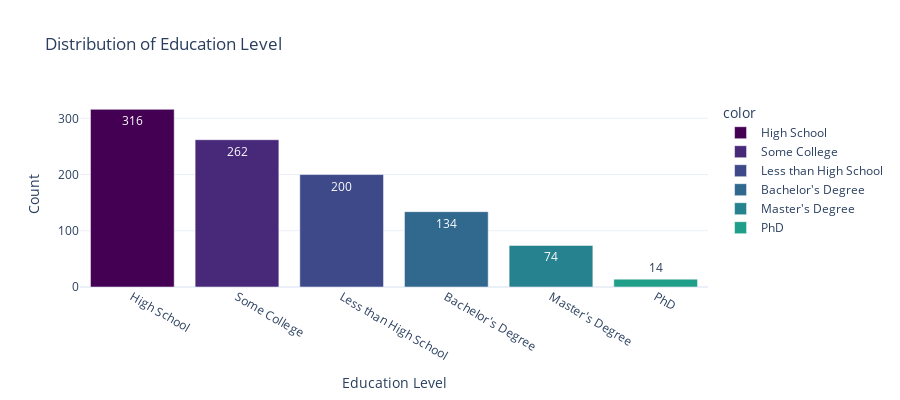

Notebook cell for this chart:
### Code cell
# Distribution of the Education Level Column
education_counts = copiah_df['Education Level'].value_counts()

fig = px.bar(
    x=education_counts.index,
    y=education_counts.values,
    labels={'x': 'Education Level', 'y': 'Count'},
    title='Distribution of Education Level',
    color=education_counts.index,
    color_discrete_sequence=px.colors.sequential.Viridis,
    text_auto=True
)

fig.update_layout(
    xaxis_title='Education Level',
    yaxis_title='Count',
    template='plotly_white',
    width=900,
    height=400
)

fig.show()

### Figure 1 — Plotly figure (JSON) as saved in the notebook; plotly's stock layout.template omitted (floating-point values rounded to 4 significant figures)
{"data": [{"hovertemplate": "color=High School<br>Education Level=%{x}<br>Count=%{y}<extra></extra>", "legendgroup": "High School", "marker": {"color": "#440154", "pattern": {"shape": ""}}, "name": "High School", "orientation": "v", "showlegend": true, "textposition": "auto", "texttemplate": "%{y}", "type": "bar", "x": ["High School"], "xaxis": "x", "y": [316], "yaxis": "y"}, {"hovertemplate": "color=Some College<br>Education Level=%{x}<br>Count=%{y}<extra></extra>", "legendgroup": "Some College", "marker": {"color": "#482878", "pattern": {"shape": ""}}, "name": "Some College", "orientation": "v", "showlegend": true, "textposition": "auto", "texttemplate": "%{y}", "type": "bar", "x": ["Some College"], "xaxis": "x", "y": [262], "yaxis": "y"}, {"hovertemplate": "color=Less than High School<br>Education Level=%{x}<br>Count=%{y}<extra></extra>", "legendgroup": "Less than High School", "marker": {"color": "#3e4989", "pattern": {"shape": ""}}, "name": "Less than High School", "orientation": "v", "showlegend": true, "textposition": "auto", "texttemplate": "%{y}", "type": "bar", "x": ["Less than High School"], "xaxis": "x", "y": [200], "yaxis": "y"}, {"hovertemplate": "color=Bachelor's Degree<br>Education Level=%{x}<br>Count=%{y}<extra></extra>", "legendgroup": "Bachelor's Degree", "marker": {"color": "#31688e", "pattern": {"shape": ""}}, "name": "Bachelor's Degree", "orientation": "v", "showlegend": true, "textposition": "auto", "texttemplate": "%{y}", "type": "bar", "x": ["Bachelor's Degree"], "xaxis": "x", "y": [134], "yaxis": "y"}, {"hovertemplate": "color=Master's Degree<br>Education Level=%{x}<br>Count=%{y}<extra></extra>", "legendgroup": "Master's Degree", "marker": {"color": "#26828e", "pattern": {"shape": ""}}, "name": "Master's Degree", "orientation": "v", "showlegend": true, "textposition": "auto", "texttemplate": "%{y}", "type": "bar", "x": ["Master's Degree"], "xaxis": "x", "y": [74], "yaxis": "y"}, {"hovertemplate": "color=PhD<br>Education Level=%{x}<br>Count=%{y}<extra></extra>", "legendgroup": "PhD", "marker": {"color": "#1f9e89", "pattern": {"shape": ""}}, "name": "PhD", "orientation": "v", "showlegend": true, "textposition": "auto", "texttemplate": "%{y}", "type": "bar", "x": ["PhD"], "xaxis": "x", "y": [14], "yaxis": "y"}], "layout": {"barmode": "relative", "height": 400, "legend": {"title": {"text": "color"}, "tracegroupgap": 0}, "title": {"text": "Distribution of Education Level"}, "width": 900, "xaxis": {"anchor": "y", "domain": [0, 1], "title": {"text": "Education Level"}}, "yaxis": {"anchor": "x", "domain": [0, 1], "title": {"text": "Count"}}}}
